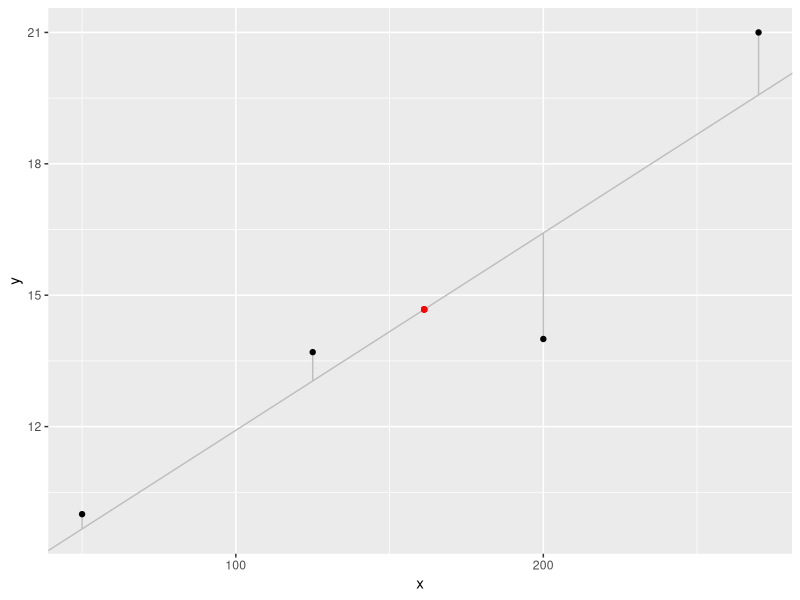

The R source for this figure:
library(tidyverse)

obs_df <- data.frame(x=c(50, 125, 200, 270),
                     y=c(10, 13.7, 14, 21))

x_bar <- mean(obs_df$x)
y_bar <- mean(obs_df$y)

b1_hat <- sum((obs_df$x - x_bar)*(obs_df$y - y_bar))/sum((obs_df$x - x_bar)^2)
b0_hat <- y_bar - b1_hat*x_bar

obs_df <- obs_df %>% mutate(y_hat = b0_hat + b1_hat*x,
                  e = y-y_hat)

obs_df %>% ggplot(aes(x,y)) +
    geom_abline(slope=b1_hat, intercept=b0_hat, color="grey") +
    geom_segment(aes(x=x,xend=x,y=y_hat,yend=y), color="grey") +
    geom_point() +
    geom_point(aes(x=x_bar, y=y_bar), colour="red")
    
linearMod <- lm(y ~ x, data=obs_df)
summary(linearMod)
sum(resid(linearMod)^2)
sum(obs_df$e^2)

###
library(tidyverse)

x <- runif(100,-2,2)
y_base <- 2 + 3*x
error <- rnorm(n=length(y_base),sd=2)
y <- y_base + error
obs_df <- data.frame(x=x, y=y)

linreg <- lm(y ~ x, data=obs_df)
int_coef <- summary(linreg)$coefficients[1,1]
slope_coef <-summary(linreg)$coefficients[2,1]

plot <- obs_df %>% ggplot(aes(x,y)) +
    geom_abline(slope=slope_coef, intercept=int_coef, color="blue") +
    geom_abline(slope=3, intercept=2, color="red") +
    geom_point(shape=1, color="darkgrey")

coefs <- replicate(20,{
    x <- runif(100,-2,2)
    y_base <- 2 + 3*x
    error <- rnorm(n=length(y_base),sd=2)
    y <- y_base + error
    obs_df <- data.frame(x=x, y=y)
    linreg <- lm(y ~ x, data=obs_df)
    int_coef <- summary(linreg)$coefficients[1,1]
    slope_coef <-summary(linreg)$coefficients[2,1]
    c(int_coef,slope_coef)
})
